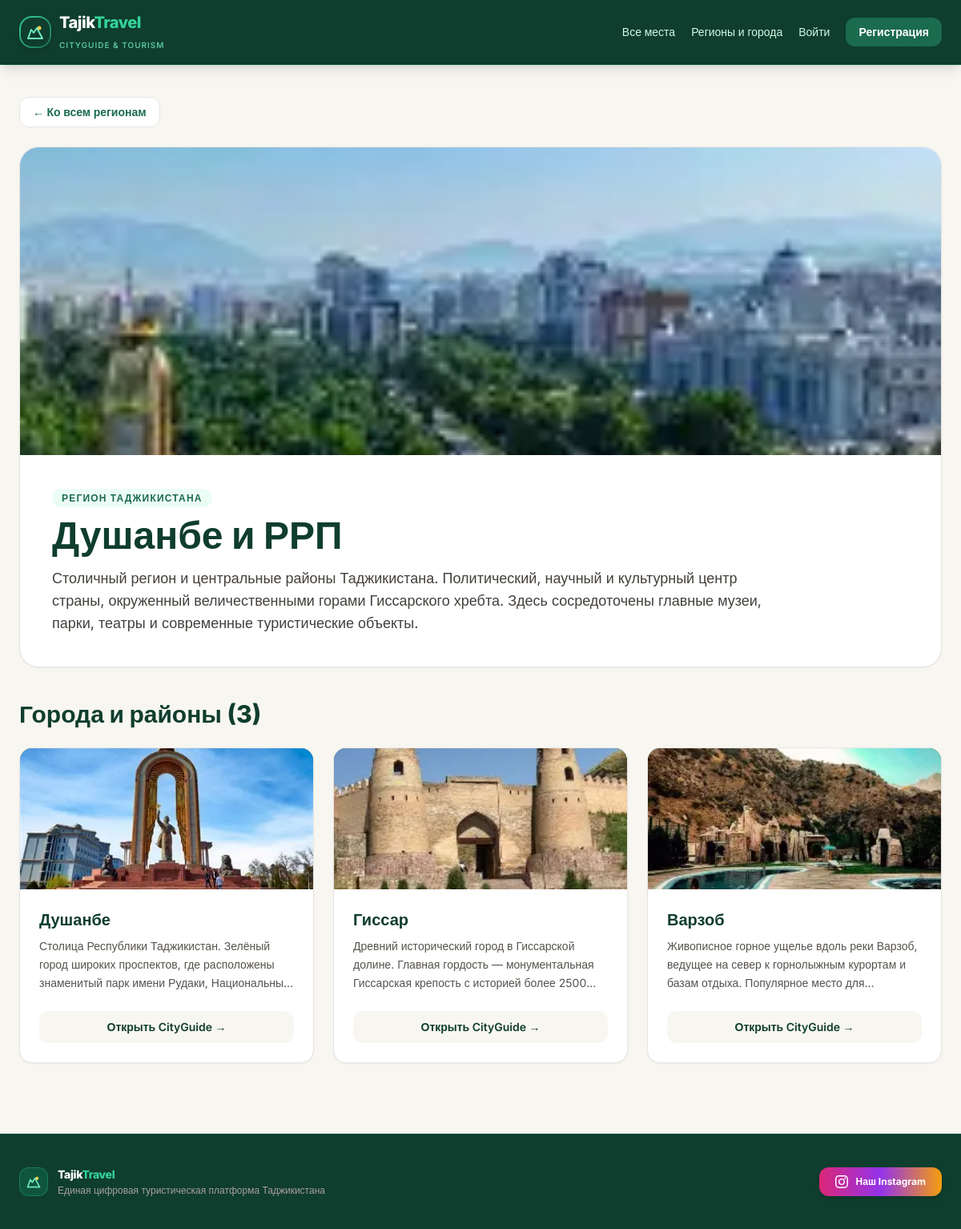
/regions/1/, run on the app's committed database.
### locations/models.py (models this page shows, shortened)
class Region(models.Model):
    name = models.CharField(max_length=150)
    description = models.TextField(blank=True)
    image = models.ImageField(upload_to='regions/', blank=True, null=True)

class City(models.Model):
    region = models.ForeignKey(Region, on_delete=models.CASCADE, related_name='cities')
    name = models.CharField(max_length=150)
    description = models.TextField(blank=True)
    image = models.ImageField(upload_to='cities/', blank=True, null=True)

### locations/views.py (the view)
# urls.py: path('regions/<int:pk>/', RegionDetailView.as_view(), name='region_detail'),
class RegionDetailView(DetailView):
    model = Region
    template_name = 'locations/region_detail.html'
    context_object_name = 'region'
    def get_queryset(self):
        return Region.objects.prefetch_related('cities')

### templates/locations/region_detail.html (shortened to what this page needs)
{% extends 'base.html' %}
{% block content %}
<div class="mb-6">
    <a href="{% url 'region_list' %}" class="inline-flex items-center gap-2 text-sm font-semibold text-[#1B6B4F] hover:text-[#0F3D2E] bg-white px-4 py-2 rounded-xl border border-stone-200 transition">
        ← Ко всем регионам
    </a>
</div>
<div class="bg-white rounded-3xl shadow-sm border border-stone-200 overflow-hidden mb-10">
    {% if region.image %}
        <img src="{{ region.image.url }}" alt="{{ region.name }}" class="w-full h-72 md:h-96 object-cover">
    {% endif %}
    <div class="p-8 md:p-10">
        <span class="text-xs font-bold uppercase tracking-widest text-[#1B6B4F] bg-emerald-50 px-3 py-1 rounded-full">Регион Таджикистана</span>
        <h1 class="text-3xl md:text-5xl font-extrabold text-[#0F3D2E] mt-3 mb-4">{{ region.name }}</h1>
        <p class="text-stone-700 text-base md:text-lg leading-relaxed max-w-4xl">{{ region.description }}</p>
    </div>
</div>
<div class="flex justify-between items-center mb-6">
    <h2 class="text-2xl md:text-3xl font-extrabold text-[#0F3D2E]">Города и районы ({{ region.cities.count }})</h2>
</div>
<div class="grid grid-cols-1 md:grid-cols-3 gap-6">
    {% for city in region.cities.all %}
    <div class="bg-white rounded-2xl border border-stone-200 shadow-sm hover:shadow-lg transition overflow-hidden flex flex-col justify-between group">
        <div>
            <div class="h-44 w-full bg-gradient-to-br from-emerald-900 to-[#1B6B4F] relative overflow-hidden">
                {% if city.image %}
                    <img src="{{ city.image.url }}" alt="{{ city.name }}" class="w-full h-full object-cover group-hover:scale-105 transition duration-500">
                {% else %}
                    <div class="w-full h-full flex items-center justify-center text-white/30 text-4xl font-bold">{{ city.name|slice:":1" }}</div>
                {% endif %}
            </div>
            <div class="p-6">
                <h3 class="text-xl font-bold text-[#0F3D2E] mb-2">{{ city.name }}</h3>
                <p class="text-sm text-stone-600 leading-relaxed line-clamp-3">{{ city.description }}</p>
            </div>
        </div>
        <div class="px-6 pb-6">
            <a href="{% url 'city_detail' city.pk %}" class="inline-block w-full text-center bg-[#F8F6F0] hover:bg-[#0F3D2E] text-[#0F3D2E] hover:text-white font-semibold text-sm py-2.5 px-4 rounded-xl transition">
                Открыть CityGuide →
            </a>
        </div>
    </div>
    {% empty %}
    <div class="col-span-3 bg-white p-8 rounded-2xl border text-center text-stone-500">В этом регионе пока нет добавленных городов.</div>
    {% endfor %}
</div>
{% endblock %}

### templates/base.html (style rules this page uses)
body { font-family: 'Inter', sans-serif; }

### data on the page
Region: image (picture), name "Душанбе и РРП", description "Столичный регион и центральные районы Таджикистана. Политический, научный и культурный центр страны, окруженный величественными горами Гиссарского хребта. Здесь сосредоточены главные музеи, парки, театры и современные туристические объекты.", cities.count "3"
City: image (picture), name "Душанбе", description "Столица Республики Таджикистан. Зелёный город широких проспектов, где расположены знаменитый парк имени Рудаки,…"
City: image (picture), name "Гиссар", description "Древний исторический город в Гиссарской долине. Главная гордость — монументальная Гиссарская крепость с историей более…"
City: image (picture), name "Варзоб", description "Живописное горное ущелье вдоль реки Варзоб, ведущее на север к горнолыжным курортам и базам отдыха. Популярное место…"
